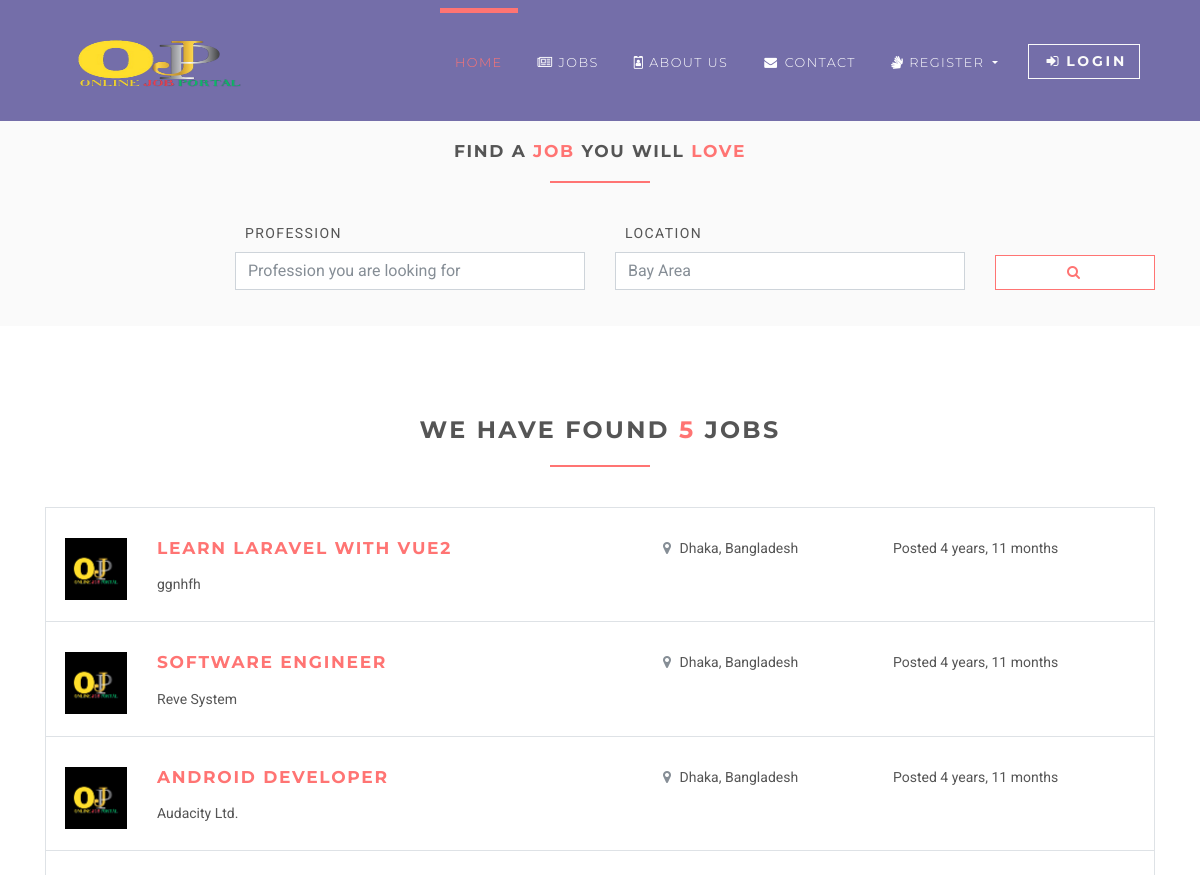
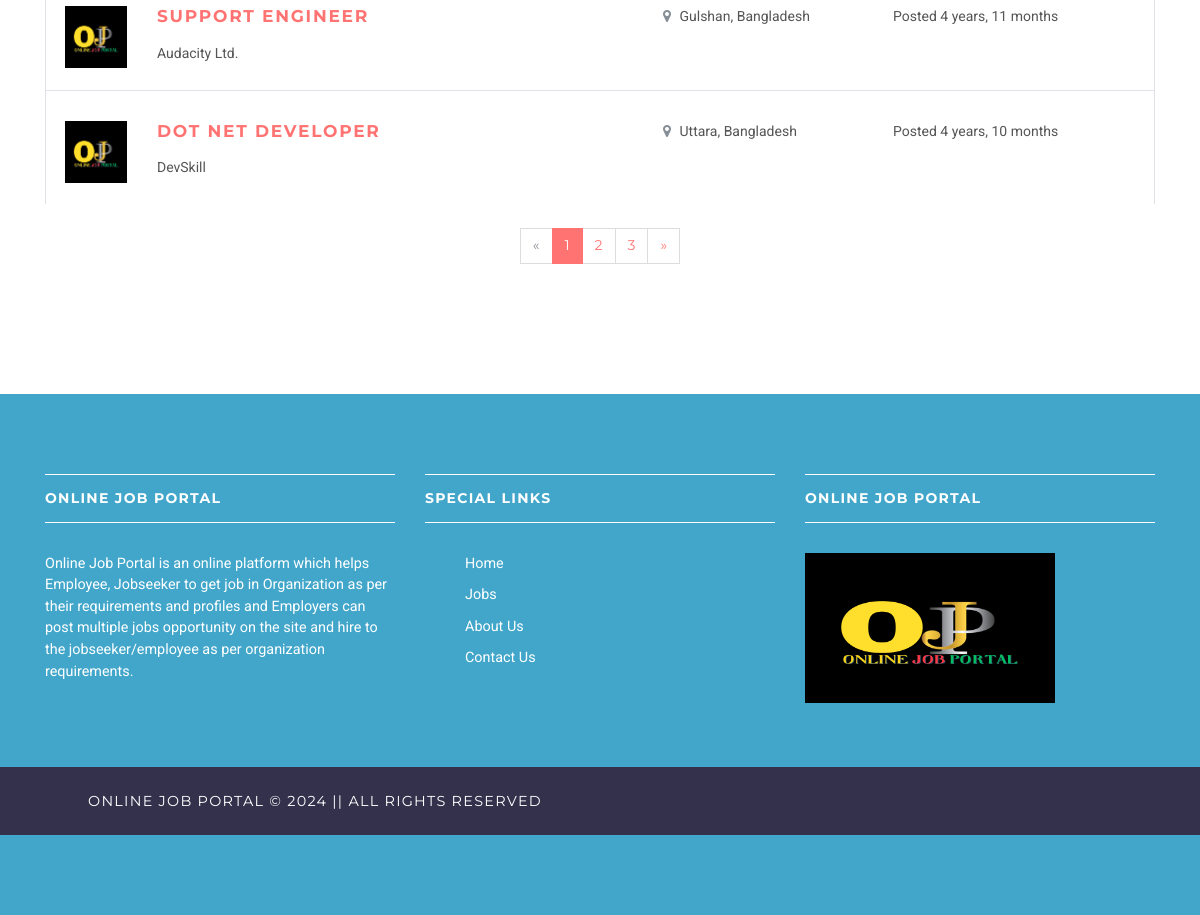
Page /jobs on the committed database (2 pictures, top to bottom).
### jobsapp/models.py (models this page shows, shortened)
class Job(models.Model):
    user = models.ForeignKey(User, on_delete=models.CASCADE)
    title = models.CharField(max_length=300)
    description = models.TextField()
    location = models.CharField(max_length=150)
    type = models.CharField(choices=JOB_TYPE, max_length=10)
    category = models.CharField(max_length=100)
    last_date = models.DateTimeField()
    company_name = models.CharField(max_length=100)
    company_description = models.CharField(max_length=300)
    website = models.CharField(max_length=100, default="")
    created_at = models.DateTimeField(default=timezone.now)
    filled = models.BooleanField(default=False)

### jobsapp/views/home.py (the view)
# urls.py: path('jobs', JobListView.as_view(), name='jobs'),
class JobListView(ListView):
    model = Job
    template_name = 'jobs/jobs.html'
    context_object_name = 'jobs'
    paginate_by = 5

### templates/jobs/jobs.html (shortened to what this page needs)
{% extends 'base.html' %}
{% load static %}
{% block content %}
    <section class="job-form-section job-form-section--compressed">
        <div class="container">
            <h4 class="heading">Find a <span class="accent">job </span> you will <span class="accent">love</span></h4>
            <form id="job-main-form" method="get" action="#" class="job-main-form">
                <div class="controls">
                    <div class="row align-items-end">
                        <div class="col-sm-1 col-lg-2"></div>
                        <div class="col-sm-5 col-lg-4 form-group">
                            <label for="profession">Profession</label>
                            <input type="text" id="profession" name="profession"
                                   placeholder="Profession you are looking for" class="form-control">
                        </div>
                        <div class="col-sm-5 col-lg-4 form-group">
                            <label for="location">Location</label>
                            <input type="text" id="location" name="location" placeholder="Any particular location?"
                                   value="Bay Area" class="form-control">
                        </div>
                        <div class="col-sm-1 col-lg-2 form-group">
                            <button type="submit" name="name"
                                    class="btn btn-outline-white-primary job-main-form__button">
                                <i class="fa fa-search"></i>
                            </button>
                        </div>
                    </div>
                </div>
            </form>
        </div>
    </section>
    <section>
        <div class="container">
            <h3 class="heading">We have found <span class="accent">{{ jobs.count }}</span> jobs</h3>
            {% for job in jobs %}
                <div class="job-listing  ">
                    <div class="row">
                        <div class="col-md-12 col-lg-6">
                            <div class="row">
                                <div class="col-2">
                                    <img src="{% static 'img/11.png' %}"
                                         alt="Ipsioou " class="img-fluid">
                                </div>
                                <div class="col-10">
                                    <h4 class="job__title"><a
                                            href="{% url 'jobs:jobs-detail' job.id %}">{{ job.title }}</a></h4>
                                    <p class="job__company">
                                        {{ job.company_name }}
                                    </p>
                                </div>
                            </div>
                        </div>
                        <div class="col-10 col-md-3 col-lg-2 ml-auto"><i class="fa fa-map-marker job__location"></i>
                            {{ job.location }}
                        </div>
                        <div class="col-10 col-md-3 col-lg-3 ml-auto">
                            <p>Posted {{ job.created_at|timesince }}</p>
                        </div>
                    </div>
                </div>
            {% endfor %}
            {% if is_paginated %}
                <div class="row">
                    <div class="col-md-12">
                        <nav aria-label="Page navigation example" class="d-flex justify-content-center mt-4 mb-4">
                            <ul class="pagination">
                                {% if page_obj.has_previous %}
                                    <li class="page-item">
                                        <a href="?page={{ page_obj.previous_page_number }}"
                                           class="page-link">&laquo;</a>
                                    </li>
                                {% else %}
                                    <li class="page-item disabled">
                                        <a class="page-link">&laquo;</a>
                                    </li>
                                {% endif %}
                                {% for i in page_obj.paginator.page_range %}
                                    {% if page_obj.number == i %}
                                        <li class="page-item active">
                                            <a class="page-link">{{ i }}</a>
                                        </li>
                                    {% else %}
                                        <li class="page-item">
                                            <a href="?page={{ i }}" class="page-link">{{ i }}</a>
                                        </li>
                                    {% endif %}
                                {% endfor %}
                                {% if page_obj.has_next %}
                                    <li class="page-item">
                                        <a href="?page={{ page_obj.next_page_number }}" class="page-link">&raquo;</a>
                                    </li>
                                {% else %}
                                    <li class="page-item disabled">
                                        <a class="page-link">&raquo;</a>
                                    </li>
                                {% endif %}
                            </ul>
                        </nav>
                    </div>
                </div>
            {% endif %}
        </div>
    </section>
{% endblock %}

### templates/base.html (shortened to what this page needs)
{% load static %}
<!DOCTYPE html>
<html>
<head>
    <link rel="stylesheet" href="https://maxcdn.bootstrapcdn.com/font-awesome/4.5.0/css/font-awesome.min.css" >
    <link rel="stylesheet" href="https://cdnjs.cloudflare.com/ajax/libs/font-awesome/4.7.0/css/font-awesome.min.css">
    <link rel="stylesheet"
          href="{% static 'vendor/bootstrap/css/bootstrap.min.css' %}">
    <link rel="stylesheet"
          href="{% static 'vendor/font-awesome/css/font-awesome.min.css' %}">
    <link rel="stylesheet"
          href="{% static 'vendor/owl.carousel/assets/owl.carousel.css' %}">
    <link rel="stylesheet"
          href="{% static 'vendor/owl.carousel/assets/owl.theme.default.css' %}">
    <link rel="stylesheet" href="{% static 'css/style.default.css' %}"
          id="theme-stylesheet">
    <link rel="stylesheet" href="{% static 'css/custom.css' %}">
</head>
<body>
<header class="header">
    <nav class="navbar navbar-expand-lg bg-blue">
        <div class="container">
            <a href="/" class="navbar-brand">
                <img src="{% static 'img/22.png' %}" alt="logo" class="d-none d-lg-block" height="110" width="230">
            </a>
            <div id="navbarSupportedContent" class="collapse navbar-collapse">
                <ul class="navbar-nav ml-auto">
                    <li class="nav-item active">
                        <a href="/" class="nav-link">Home <span class="sr-only">(current)</span></a>
                    </li>
                     <li class="nav-item ">
                        <a href="jobs" class="nav-link"><i class="fa fa-newspaper-o"></i>Jobs </a>
                    </li>
                    <li class="nav-item">
                        <a href="about" class="nav-link"><i class="fa fa-id-badge"></i>About Us</a>
                    </li>
                    <li class="nav-item">
                        <a href="contact" class="nav-link"><i class="fa fa-fw fa-envelope"></i>Contact</a>
                    </li>
                    {% if request.user.is_authenticated and request.user.role == 'employer' %}
                        <li class="nav-item dropdown">
                            <a id="clientZone" href="#" data-toggle="dropdown"
                               aria-haspopup="true" aria-expanded="false"
                               class="nav-link dropdown-toggle has-img mb-3 mb-lg-0 mt-3 mt-lg-0">
                                <div class="client-menu-image">
                                    <div class="inner">
                                        <img src="{% static 'img/11.png' %}"
                                             alt="company image"
                                             class="img-fluid">
                                    </div>
                                </div>
                                {% if request.user.role == 'employee' %}
                                    {{ request.user.first_name }} {{ request.user.last_name }}
                                {% else %}
                                    {{ request.user.first_name }}
                                {% endif %}
                            </a>
                            <div aria-labelledby="clientZone" class="dropdown-menu">
                                <a href="{% url 'jobs:employer-dashboard' %}" class="dropdown-item">Dashboard</a>
                                <a href="{% url 'jobs:employer-all-applicants' %}" class="dropdown-item">Applicants </a>
                                <a href="{% url 'jobs:employer-jobs-create' %}" class="dropdown-item">Post a new
                                    job </a>
                                <a href="{% url 'accounts:logout' %}" class="dropdown-item">Logout</a>
                            </div>
                        </li>
                    {% else %}
                        <li class="nav-item dropdown">
                            <a id="pages" href="#" data-toggle="dropdown" aria-haspopup="true" aria-expanded="false"
                               class="nav-link dropdown-toggle"><i class="fa fa-signing"></i>Register
                            </a>
                        </li>
                        <li class="nav-item" style="color: #fff">
                            <a href="{% url 'accounts:login' %}" class="btn navbar-btn btn-outline-light mb-5 mb-lg-0">
                                <i class="fa fa-sign-in"></i>Login
                            </a>
                        </li>
                    {% endif %}
                </ul>
            </div>
        </div>
    </nav>
</header>
<div>
    {% block content %} {% endblock %}
</div>
<footer class="footer">
    <div class="footer__block">
        <div class="container">
            <div class="row">
                <div class="col-lg-4 col-md-12 mb-5">
                    <h4 class="h5"> Online Job Portal </h4>
                    <p> Online Job Portal is an online platform which helps Employee, Jobseeker to get job in Organization as per their requirements and profiles and Employers can post multiple jobs opportunity on the site and hire to the jobseeker/employee as per organization requirements.    </p>
                </div>
                <div class="col-lg-4 col-md-12 mb-5">
                    <h4 class="h5">Special Links </h4>
                    <div class="footer-row">
                        <div class="footer-col">
                          <ul class="links">
                            <li><a href="/"> Home </a></li>
                            <li><a href="jobs"> Jobs </a></li>
                            <li><a href="about"> About Us</a></li>
                            <li><a href="contact"> Contact Us </a></li>
                          </ul>
                        </div>
                </div>
            </div>
                <div class="col-lg-4 col-md-12 mb-5">
                    <h4 class="h5">Online Job Portal </h4>
                    <p><img src="{% static 'img/11.png' %}" height="150" width="250"></p>
                </div>
            </div>
        </div>
    <div class="footer__copyright">
        <div class="container">
            <div class="row">
                <div class="col-md-6 text-md-left text-center">
                    <p align="center"> Online Job Portal © 2024  || All rights reserved  </p>
                </div>
            </div>
        </div>
    </div>
</footer>
</body>
</html>

### templates/base.html (style rules this page uses)
.footer .footer-row { display: flex; flex-wrap: wrap; justify-content: space-between; gap: 3.5rem; padding: 0px; }
.footer-col .links { margin-top: 0px; }
.footer-col .links li { list-style: none; margin-bottom: 10px; }

### rows in the picture
Job: title "LEARN LARAVEL WITH VUE2", company_name "ggnhfh", location "Dhaka, Bangladesh", created_at "4 years, 11 months"
Job: title "SOFTWARE ENGINEER", company_name "Reve System", location "Dhaka, Bangladesh", created_at "4 years, 11 months"
Job: title "ANDROID DEVELOPER", company_name "Audacity Ltd.", location "Dhaka, Bangladesh", created_at "4 years, 11 months"
Job: title "SUPPORT ENGINEER", company_name "Audacity Ltd.", location "Gulshan, Bangladesh", created_at "4 years, 11 months"
Job: title "DOT NET DEVELOPER", company_name "DevSkill", location "Uttara, Bangladesh", created_at "4 years, 10 months"

### other values in the picture
{{ jobs.count }} "5"
{{ i }} "1"
{{ i }} "2" "3"
